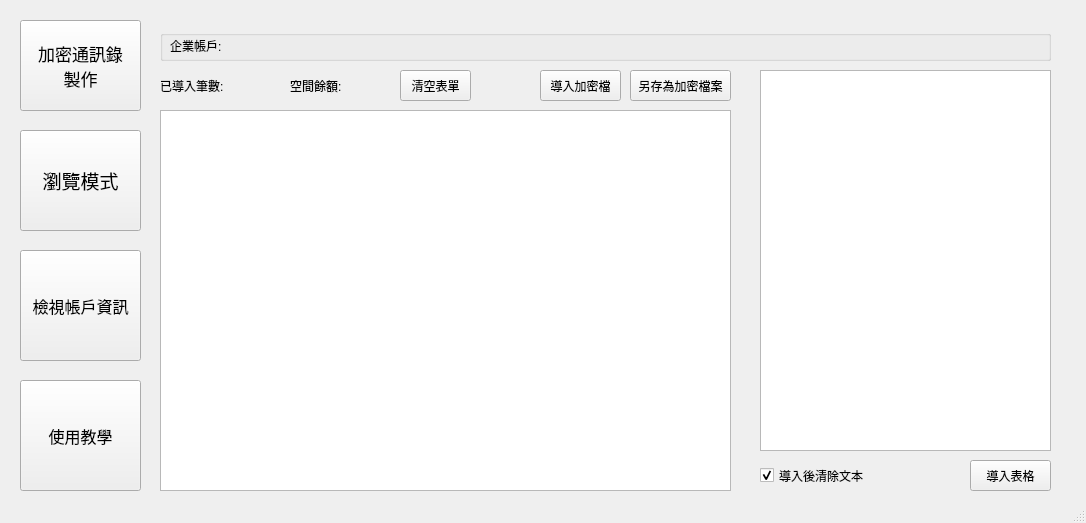
<?xml version="1.0" encoding="UTF-8"?>
<ui version="4.0">
 <class>MainWindow</class>
 <widget class="QMainWindow" name="MainWindow">
  <property name="geometry">
   <rect>
    <x>0</x>
    <y>0</y>
    <width>1086</width>
    <height>523</height>
   </rect>
  </property>
  <property name="windowTitle">
   <string>MainWindow</string>
  </property>
  <widget class="QWidget" name="centralWidget">
   <widget class="QStackedWidget" name="stackedWidget">
    <property name="geometry">
     <rect>
      <x>10</x>
      <y>10</y>
      <width>1051</width>
      <height>481</height>
     </rect>
    </property>
    <property name="currentIndex">
     <number>0</number>
    </property>
    <widget class="QWidget" name="page">
     <widget class="QPushButton" name="pushButton_2">
      <property name="geometry">
       <rect>
        <x>10</x>
        <y>10</y>
        <width>121</width>
        <height>91</height>
       </rect>
      </property>
      <property name="font">
       <font>
        <pointsize>13</pointsize>
       </font>
      </property>
      <property name="text">
       <string>加密通訊錄
製作</string>
      </property>
     </widget>
     <widget class="QPushButton" name="pushButton_3">
      <property name="geometry">
       <rect>
        <x>10</x>
        <y>120</y>
        <width>121</width>
        <height>101</height>
       </rect>
      </property>
      <property name="font">
       <font>
        <pointsize>14</pointsize>
       </font>
      </property>
      <property name="text">
       <string>瀏覽模式</string>
      </property>
     </widget>
     <widget class="QPushButton" name="pushButton_4">
      <property name="geometry">
       <rect>
        <x>10</x>
        <y>240</y>
        <width>121</width>
        <height>111</height>
       </rect>
      </property>
      <property name="font">
       <font>
        <pointsize>12</pointsize>
       </font>
      </property>
      <property name="text">
       <string>檢視帳戶資訊</string>
      </property>
     </widget>
     <widget class="QPushButton" name="pushButton_5">
      <property name="geometry">
       <rect>
        <x>10</x>
        <y>370</y>
        <width>121</width>
        <height>111</height>
       </rect>
      </property>
      <property name="font">
       <font>
        <pointsize>12</pointsize>
       </font>
      </property>
      <property name="text">
       <string>使用教學</string>
      </property>
     </widget>
     <widget class="QStackedWidget" name="stackedWidget_2">
      <property name="geometry">
       <rect>
        <x>140</x>
        <y>50</y>
        <width>911</width>
        <height>441</height>
       </rect>
      </property>
      <property name="currentIndex">
       <number>0</number>
      </property>
      <widget class="QWidget" name="page_3">
       <widget class="QTableWidget" name="tableWidget_encryption">
        <property name="geometry">
         <rect>
          <x>10</x>
          <y>50</y>
          <width>571</width>
          <height>381</height>
         </rect>
        </property>
       </widget>
       <widget class="QPushButton" name="pushButton_wordDataInput">
        <property name="geometry">
         <rect>
          <x>820</x>
          <y>400</y>
          <width>81</width>
          <height>31</height>
         </rect>
        </property>
        <property name="text">
         <string>導入表格</string>
        </property>
       </widget>
       <widget class="QCheckBox" name="checkBox_clear">
        <property name="geometry">
         <rect>
          <x>610</x>
          <y>400</y>
          <width>141</width>
          <height>31</height>
         </rect>
        </property>
        <property name="text">
         <string>導入後清除文本</string>
        </property>
        <property name="checked">
         <bool>true</bool>
        </property>
       </widget>
       <widget class="QPlainTextEdit" name="plainTextEdit_input">
        <property name="geometry">
         <rect>
          <x>610</x>
          <y>10</y>
          <width>291</width>
          <height>381</height>
         </rect>
        </property>
       </widget>
       <widget class="QPushButton" name="pushButton_7">
        <property name="geometry">
         <rect>
          <x>480</x>
          <y>10</y>
          <width>101</width>
          <height>31</height>
         </rect>
        </property>
        <property name="text">
         <string>另存為加密檔案</string>
        </property>
       </widget>
       <widget class="QPushButton" name="pushButton_8">
        <property name="geometry">
         <rect>
          <x>390</x>
          <y>10</y>
          <width>81</width>
          <height>31</height>
         </rect>
        </property>
        <property name="text">
         <string>導入加密檔</string>
        </property>
       </widget>
       <widget class="QPushButton" name="pushButton_tableClaer">
        <property name="geometry">
         <rect>
          <x>250</x>
          <y>10</y>
          <width>71</width>
          <height>31</height>
         </rect>
        </property>
        <property name="text">
         <string>清空表單</string>
        </property>
       </widget>
       <widget class="QLabel" name="label_used">
        <property name="geometry">
         <rect>
          <x>10</x>
          <y>10</y>
          <width>101</width>
          <height>31</height>
         </rect>
        </property>
        <property name="maximumSize">
         <size>
          <width>16777215</width>
          <height>16777215</height>
         </size>
        </property>
        <property name="text">
         <string>已導入筆數:</string>
        </property>
       </widget>
       <widget class="QLabel" name="label_remain">
        <property name="geometry">
         <rect>
          <x>140</x>
          <y>10</y>
          <width>91</width>
          <height>31</height>
         </rect>
        </property>
        <property name="text">
         <string>空間餘額:</string>
        </property>
       </widget>
      </widget>
      <widget class="QWidget" name="page_4">
       <widget class="QComboBox" name="comboBox">
        <property name="geometry">
         <rect>
          <x>20</x>
          <y>10</y>
          <width>81</width>
          <height>31</height>
         </rect>
        </property>
        <item>
         <property name="text">
          <string>收尋方式</string>
         </property>
        </item>
        <item>
         <property name="text">
          <string>英文名</string>
         </property>
        </item>
        <item>
         <property name="text">
          <string>中文名</string>
         </property>
        </item>
        <item>
         <property name="text">
          <string>分機號</string>
         </property>
        </item>
       </widget>
       <widget class="QTableWidget" name="tableWidget">
        <property name="geometry">
         <rect>
          <x>10</x>
          <y>60</y>
          <width>571</width>
          <height>361</height>
         </rect>
        </property>
       </widget>
       <widget class="QLineEdit" name="lineEdit">
        <property name="geometry">
         <rect>
          <x>130</x>
          <y>10</y>
          <width>201</width>
          <height>31</height>
         </rect>
        </property>
       </widget>
      </widget>
     </widget>
     <widget class="QGroupBox" name="groupBox">
      <property name="geometry">
       <rect>
        <x>150</x>
        <y>20</y>
        <width>891</width>
        <height>31</height>
       </rect>
      </property>
      <property name="sizePolicy">
       <sizepolicy hsizetype="Expanding" vsizetype="Expanding">
        <horstretch>0</horstretch>
        <verstretch>0</verstretch>
       </sizepolicy>
      </property>
      <property name="font">
       <font>
        <weight>50</weight>
        <bold>false</bold>
       </font>
      </property>
      <property name="mouseTracking">
       <bool>false</bool>
      </property>
      <property name="title">
       <string/>
      </property>
      <property name="checkable">
       <bool>false</bool>
      </property>
      <widget class="QLabel" name="label_company">
       <property name="geometry">
        <rect>
         <x>10</x>
         <y>0</y>
         <width>221</width>
         <height>31</height>
        </rect>
       </property>
       <property name="text">
        <string>企業帳戶:</string>
       </property>
      </widget>
     </widget>
    </widget>
    <widget class="QWidget" name="page_2">
     <widget class="QPushButton" name="pushButton">
      <property name="geometry">
       <rect>
        <x>30</x>
        <y>50</y>
        <width>161</width>
        <height>111</height>
       </rect>
      </property>
      <property name="text">
       <string/>
      </property>
     </widget>
    </widget>
   </widget>
  </widget>
  <widget class="QStatusBar" name="statusBar"/>
 </widget>
 <layoutdefault spacing="6" margin="11"/>
 <resources/>
 <connections/>
</ui>
